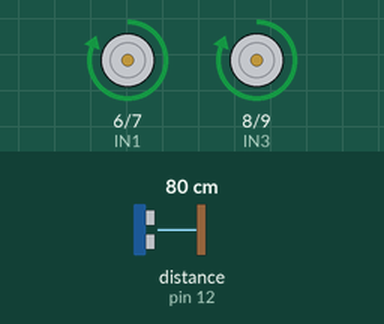
This sketch was run on a simulated Arduino Uno, built with avr-gcc and run on an emulated ATmega328P. Parts: motor-driver pin pairs drawn as motors (green arrow = first pin HIGH = forward, orange = second pin HIGH = backward, longer = more drive, scaled by the enable pin). Wiring (inferred from the names in the program): ultrasonic range finder: trigger pin 11; echo pin 12. The test bench sets the inputs (shaded band); at power-on: distance to the obstacle (sensor on pin 12) 80 cm. The echo pulse lasts 58.3 µs per cm.

Above: at 2.2 s.
2.3 s: distance to the obstacle (sensor on pin 12) set to 2 cm
At 2.75 s:
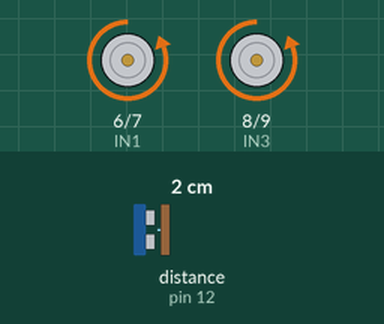
At 3.5 s:
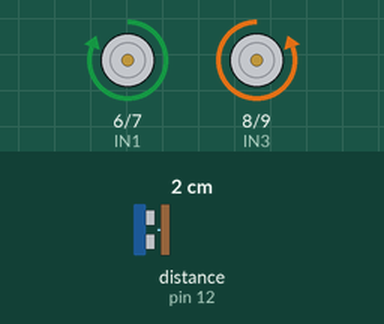
5.3 s: distance to the obstacle (sensor on pin 12) set to 35 cm
6.8 s: distance to the obstacle (sensor on pin 12) set to 4 cm
At 8.4 s:
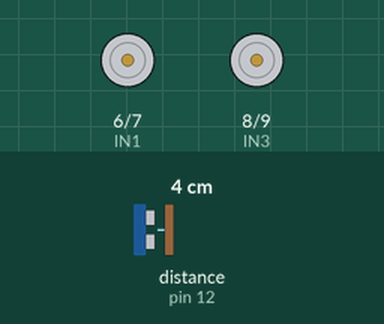
9.8 s: distance to the obstacle (sensor on pin 12) set to 60 cm
Timing chart, 0 to 12.3 s (numbered marks = the images above; inputs shaded):
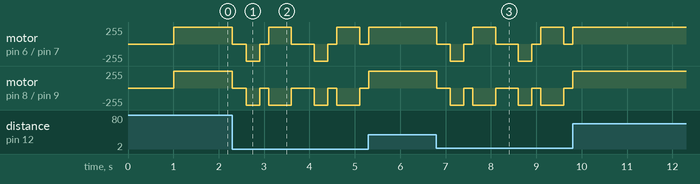

The sketch:

Obstacle_Avoidance_CAR.ino
```cpp
// Obstacle Avoiding Car
// Arduino + L298N + HC-SR04
// ===== L298N Motor Driver Pins =====
#define ENA 5
#define IN1 6
#define IN2 7
#define IN3 8
#define IN4 9
#define ENB 10
// ===== Ultrasonic Sensor Pins =====
#define TRIG_PIN 11
#define ECHO_PIN 12
// Obstacle detection distance
#define OBSTACLE_DISTANCE 20
void setup()
{
  // Motor pins
  pinMode(ENA, OUTPUT);
  pinMode(IN1, OUTPUT);
  pinMode(IN2, OUTPUT);
  pinMode(IN3, OUTPUT);
  pinMode(IN4, OUTPUT);
  pinMode(ENB, OUTPUT);
  // Ultrasonic pins
  pinMode(TRIG_PIN, OUTPUT);
  pinMode(ECHO_PIN, INPUT);
  // Start with car stopped
  Stop();
  delay(1000);
}
void loop()
{
  long distance = getDistance();
  if (distance > OBSTACLE_DISTANCE)
  {
    // No obstacle
    forward();
  }
  else
  {
    // Obstacle detected
    Stop();
    delay(300);
    // Move backward slightly
    back();
    delay(300);
    Stop();
    delay(200);
   // Turn right
    right();
    delay(500);
    Stop();
    delay(200);
  }
}
// ===== Measure Distance =====
long getDistance()
{
  long duration;
  long distance;
  digitalWrite(TRIG_PIN, LOW);
  delayMicroseconds(2);
  digitalWrite(TRIG_PIN, HIGH);
  delayMicroseconds(10);
  digitalWrite(TRIG_PIN, LOW);
 duration = pulseIn(ECHO_PIN, HIGH, 30000);
// If no echo received
  if (duration == 0)
  {
    return 400;
  }
  distance = duration * 0.0343 / 2;
  return distance;
}
// ===== Forward =====
void forward()
{
  analogWrite(ENA, 255);
  analogWrite(ENB, 255);
  digitalWrite(IN1, HIGH);
  digitalWrite(IN2, LOW);
  digitalWrite(IN3, HIGH);
  digitalWrite(IN4, LOW);
}
// ===== Backward =====
void back()
{
  analogWrite(ENA, 255);
  analogWrite(ENB, 255);
  digitalWrite(IN1, LOW);
  digitalWrite(IN2, HIGH);
  digitalWrite(IN3, LOW);
  digitalWrite(IN4, HIGH);
}
// ===== Turn Left =====
void left()
{
  analogWrite(ENA, 255);
  analogWrite(ENB, 255);
  digitalWrite(IN1, LOW);
  digitalWrite(IN2, HIGH);
  digitalWrite(IN3, HIGH);
  digitalWrite(IN4, LOW);
}
// ===== Turn Right =====
void right()
{
  analogWrite(ENA, 255);
  analogWrite(ENB, 255);
  digitalWrite(IN1, HIGH);
  digitalWrite(IN2, LOW);
  digitalWrite(IN3, LOW);
  digitalWrite(IN4, HIGH);
}
// ===== Stop =====
void Stop()
{
  analogWrite(ENA, 0);
  analogWrite(ENB, 0);
  digitalWrite(IN1, LOW);
  digitalWrite(IN2, LOW);
  digitalWrite(IN3, LOW);
  digitalWrite(IN4, LOW);
}
```
